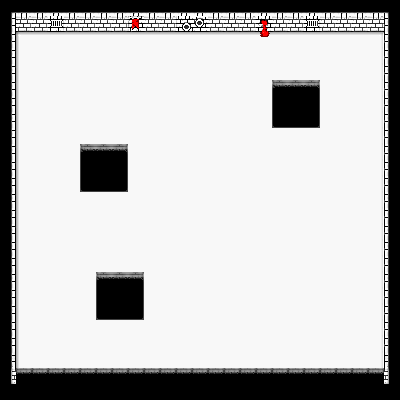

Rendered tile map (Tiled .tmx) drawn with the repository's tilesets; below, a short description and the full map source, tile grids included:
An orthogonal 25x25 tile map with 16x16 px tiles, 2 tile layers (graphics1, graphics2), 2 tilesets and 12 objects (playerSpawn, ai4, ai3, ai2, ai1).

<map version="1.2" tiledversion="1.3.3" orientation="orthogonal" renderorder="right-down" width="25" height="25" tilewidth="16" tileheight="16" infinite="0" nextlayerid="13" nextobjectid="32">
 <tileset firstgid="1" name="dungeon" tilewidth="16" tileheight="16" tilecount="256" columns="16">
  <image source="tilemaptextures/dungeon.png" width="256" height="256" />
 </tileset>
 <tileset firstgid="257" name="dungeon2" tilewidth="16" tileheight="16" tilecount="256" columns="16">
  <image source="tilemaptextures/dungeon2.png" width="256" height="256" />
 </tileset>
 <layer id="2" name="graphics1" width="25" height="25">
  <data encoding="csv">
0,0,0,0,0,0,0,0,0,0,0,0,0,0,0,0,0,0,0,0,0,0,0,0,0,
0,0,0,0,0,0,0,0,0,0,0,0,0,0,0,0,0,0,0,0,0,0,0,0,0,
0,346,347,347,347,347,347,347,347,347,347,347,347,347,347,347,347,347,347,347,347,347,347,348,0,
0,362,363,363,363,363,363,363,363,363,363,363,363,363,363,363,363,363,363,363,363,363,363,364,0,
0,362,363,363,363,363,363,363,363,363,363,363,363,363,363,363,363,363,363,363,363,363,363,364,0,
0,362,363,363,363,363,363,363,363,363,363,363,363,363,363,363,363,358,359,360,363,363,363,364,0,
0,362,363,363,363,363,363,363,363,363,363,363,363,363,363,363,363,374,375,376,363,363,363,364,0,
0,362,363,363,363,363,363,363,363,363,363,363,363,363,363,363,363,390,391,392,363,363,363,364,0,
0,362,363,363,363,363,363,363,363,363,363,363,363,363,363,363,363,363,363,363,363,363,363,364,0,
0,362,363,363,363,358,359,360,363,363,363,363,363,363,363,363,363,363,363,363,363,363,363,364,0,
0,362,363,363,363,374,375,376,363,363,363,363,363,363,363,363,363,363,363,363,363,363,363,364,0,
0,362,363,363,363,390,391,392,363,363,363,363,363,363,363,363,363,363,363,363,363,363,363,364,0,
0,362,363,363,363,363,363,363,363,363,363,363,363,363,363,363,363,363,363,363,363,363,363,364,0,
0,362,363,363,363,363,363,363,363,363,363,363,363,363,363,363,363,363,363,363,363,363,363,364,0,
0,362,363,363,363,363,363,363,363,363,363,363,363,363,363,363,363,363,363,363,363,363,363,364,0,
0,362,363,363,363,363,363,363,363,363,363,363,363,363,363,363,363,363,363,363,363,363,363,364,0,
0,362,363,363,363,363,363,363,363,363,363,363,363,363,363,363,363,363,363,363,363,363,363,364,0,
0,362,363,363,363,363,358,359,360,363,363,363,363,363,363,363,363,363,363,363,363,363,363,364,0,
0,362,363,363,363,363,374,375,376,363,363,363,363,363,363,363,363,363,363,363,363,363,363,364,0,
0,362,363,363,363,363,390,391,392,363,363,363,363,363,363,363,363,363,363,363,363,363,363,364,0,
0,362,363,363,363,363,363,363,363,363,363,363,363,363,363,363,363,363,363,363,363,363,363,364,0,
0,362,363,363,363,363,363,363,363,363,363,363,363,363,363,363,363,363,363,363,363,363,363,364,0,
0,362,363,363,363,363,363,363,363,363,363,363,363,363,363,363,363,363,363,363,363,363,363,364,0,
0,394,394,394,394,394,394,394,394,394,394,394,394,394,394,394,394,394,394,394,394,394,394,394,0,
0,0,0,0,0,0,0,0,0,0,0,0,0,0,0,0,0,0,0,0,0,0,0,0,0
</data>
 </layer>
 <layer id="3" name="graphics2" width="25" height="25">
  <data encoding="csv">
257,258,258,258,258,258,258,258,258,258,258,258,258,258,258,258,258,258,258,258,258,258,258,258,259,
273,274,274,8,274,274,274,274,77,274,274,4,5,274,274,274,20,274,274,8,274,274,274,274,275,
273,0,0,0,0,0,0,0,0,0,0,0,0,0,0,0,36,0,0,0,0,0,0,0,275,
273,0,0,0,0,0,0,0,0,0,0,0,0,0,0,0,0,0,0,0,0,0,0,0,275,
273,0,0,0,0,0,0,0,0,0,0,0,0,0,0,0,0,0,0,0,0,0,0,0,275,
273,0,0,0,0,0,0,0,0,0,0,0,0,0,0,0,0,0,0,0,0,0,0,0,275,
273,0,0,0,0,0,0,0,0,0,0,0,0,0,0,0,0,0,0,0,0,0,0,0,275,
273,0,0,0,0,0,0,0,0,0,0,0,0,0,0,0,0,0,0,0,0,0,0,0,275,
273,0,0,0,0,0,0,0,0,0,0,0,0,0,0,0,0,0,0,0,0,0,0,0,275,
273,0,0,0,0,0,0,0,0,0,0,0,0,0,0,0,0,0,0,0,0,0,0,0,275,
273,0,0,0,0,0,0,0,0,0,0,0,0,0,0,0,0,0,0,0,0,0,0,0,275,
273,0,0,0,0,0,0,0,0,0,0,0,0,0,0,0,0,0,0,0,0,0,0,0,275,
273,0,0,0,0,0,0,0,0,0,0,0,0,0,0,0,0,0,0,0,0,0,0,0,275,
273,0,0,0,0,0,0,0,0,0,0,0,0,0,0,0,0,0,0,0,0,0,0,0,275,
273,0,0,0,0,0,0,0,0,0,0,0,0,0,0,0,0,0,0,0,0,0,0,0,275,
273,0,0,0,0,0,0,0,0,0,0,0,0,0,0,0,0,0,0,0,0,0,0,0,275,
273,0,0,0,0,0,0,0,0,0,0,0,0,0,0,0,0,0,0,0,0,0,0,0,275,
273,0,0,0,0,0,0,0,0,0,0,0,0,0,0,0,0,0,0,0,0,0,0,0,275,
273,0,0,0,0,0,0,0,0,0,0,0,0,0,0,0,0,0,0,0,0,0,0,0,275,
273,0,0,0,0,0,0,0,0,0,0,0,0,0,0,0,0,0,0,0,0,0,0,0,275,
273,0,0,0,0,0,0,0,0,0,0,0,0,0,0,0,0,0,0,0,0,0,0,0,275,
273,0,0,0,0,0,0,0,0,0,0,0,0,0,0,0,0,0,0,0,0,0,0,0,275,
289,0,0,0,0,0,0,0,0,0,0,0,0,0,0,0,0,0,0,0,0,0,0,0,291,
305,0,0,0,0,0,0,0,0,0,0,0,0,0,0,0,0,0,0,0,0,0,0,0,307,
0,0,0,0,0,0,0,0,0,0,0,0,0,0,0,0,0,0,0,0,0,0,0,0,0
</data>
 </layer>
 <objectgroup id="4" name="walls">
  <object id="1" x="0.666667" y="-1.33333" width="15.3333" height="402" />
  <object id="2" x="0" y="0" width="399.333" height="26" />
  <object id="3" x="384.121" y="0" width="17.2121" height="400" />
  <object id="4" x="0" y="367.532" width="401.333" height="17.8011" />
 </objectgroup>
 <objectgroup id="12" name="pits">
  <object id="29" x="79.9772" y="143.265" width="48.0455" height="48.1364" />
  <object id="30" x="271.311" y="79.3561" width="48.0455" height="47.9545" />
  <object id="31" x="95.9318" y="272.136" width="48.1364" height="47.7273" />
 </objectgroup>
 <objectgroup id="11" name="spawns">
  <object id="20" name="playerSpawn" x="198.667" y="185.333">
   <point />
  </object>
  <object id="21" name="ai4" x="342.667" y="76">
   <point />
  </object>
  <object id="22" name="ai3" x="60.6667" y="77.3333">
   <point />
  </object>
  <object id="23" name="ai2" x="55.3333" y="338.667">
   <point />
  </object>
  <object id="24" name="ai1" x="346" y="333.333">
   <point />
  </object>
 </objectgroup>
</map>